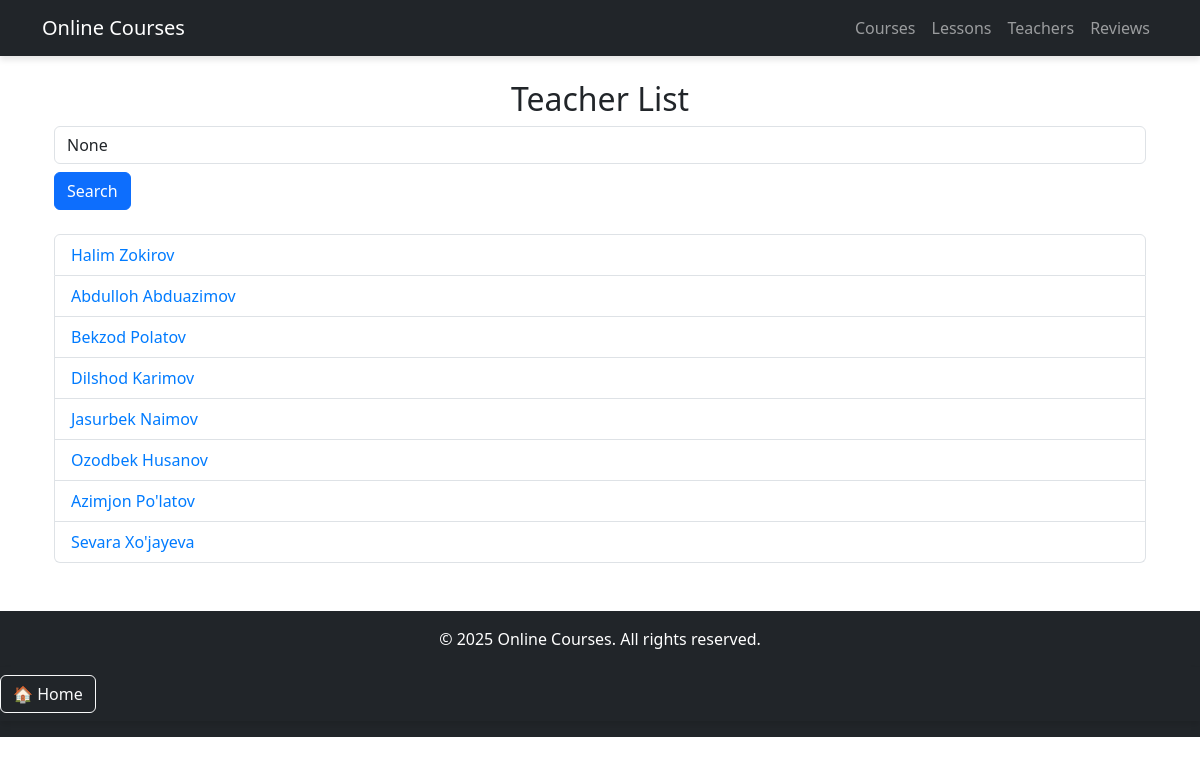
Page /teacher/ on the committed database.
### librarys/models.py (models this page shows, shortened)
class Teacher(models.Model):
    first_name = models.CharField(max_length=50)  # Ism
    last_name = models.CharField(max_length=50)  # Familya
    bio = models.TextField(blank=True)
    experience = models.IntegerField(default=0)

### librarys/views.py (the view)
# urls.py: path('teacher/',teacher_view,name='teacher'),
def teacher_view(request):
    search = request.GET.get('search')
    if search:
        forms = Teacher.objects.filter(first_name__icontains=search)
    else:
        forms = Teacher.objects.all()
    return render(request,'library/teacher.html',{'forms':forms, "search":search})

### librarys/templates/library/teacher.html (shortened to what this page needs)
{% extends 'library/base.html' %}
{% block content %}
<div class="container">
    <h2 class="text-center">Teacher List</h2>
    <form class="mb-3">
        <input name="search" value="{{ search }}" class="form-control" placeholder="Search Teacher">
        <button type="submit" class="btn btn-primary mt-2">Search</button>
    </form>
    <ul class="list-group mt-4">
        {% for form in forms %}
        <li class="list-group-item">
            <a href="{% url 'teacher-list' form.pk %}">
                {{ form.first_name }} {{ form.last_name }}
            </a>
        </li>
        {% endfor %}
    </ul>
</div>
{% endblock %}

### librarys/templates/library/base.html (shortened to what this page needs)
{% load static %}
<!DOCTYPE html>
<html lang="en">
<head>
    <link rel="stylesheet" href="{% static 'css/style.css' %}">
    <link rel="stylesheet" href="https://cdn.jsdelivr.net/npm/bootstrap@5.3.0/dist/css/bootstrap.min.css">
</head>
<body>
    <nav class="navbar navbar-expand-lg navbar-dark bg-dark">
        <div class="container">
            <a class="navbar-brand" href="#">Online Courses</a>
            <div class="collapse navbar-collapse" id="navbarNav">
                <ul class="navbar-nav ms-auto">
                    <li class="nav-item"><a class="nav-link" href="#">Courses</a></li>
                    <li class="nav-item"><a class="nav-link" href="#">Lessons</a></li>
                    <li class="nav-item"><a class="nav-link" href="#">Teachers</a></li>
                    <li class="nav-item"><a class="nav-link" href="#">Reviews</a></li>
                </ul>
            </div>
        </div>
    </nav>
    <div class="container mt-4">
        {% block content %}{% endblock %}
    </div>
    <footer class="bg-dark text-white text-center py-3 mt-5">
        <p>&copy; 2025 Online Courses. All rights reserved.</p>
        <nav class="navbar navbar-dark bg-dark">
    <a href="{% url 'welcome' %}" class="btn btn-outline-light">🏠 Home</a>
</nav>
    </footer>
</body>
</html>

### librarys/static/css/style.css (style rules this page uses)
body { background-color: #f8f9fa; font-family: Arial, sans-serif; }
.container { max-width: 900px; margin: auto; }
.navbar { box-shadow: 0 4px 6px rgba(0, 0, 0, 0.1); }
.btn { border-radius: 5px; padding: 10px 20px; }
.list-group-item a { text-decoration: none; color: #007bff; }
footer { position: relative; bottom: 0; width: 100%; }

### rows in the picture
Teacher: first_name "Halim", last_name "Zokirov"
Teacher: first_name "Abdulloh", last_name "Abduazimov"
Teacher: first_name "Bekzod", last_name "Polatov"
Teacher: first_name "Dilshod", last_name "Karimov"
Teacher: first_name "Jasurbek", last_name "Naimov"
Teacher: first_name "Ozodbek", last_name "Husanov"
Teacher: first_name "Azimjon", last_name "Po'latov"
Teacher: first_name "Sevara", last_name "Xo'jayeva"
